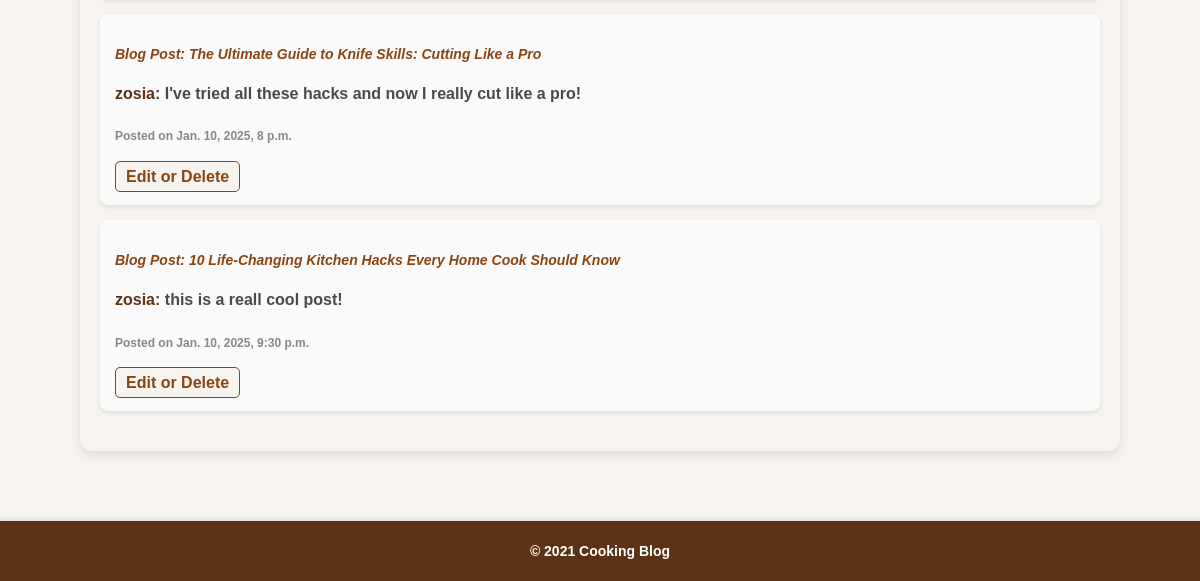
The page /my_account/ (signed in, lower part) on the database as committed earlier.
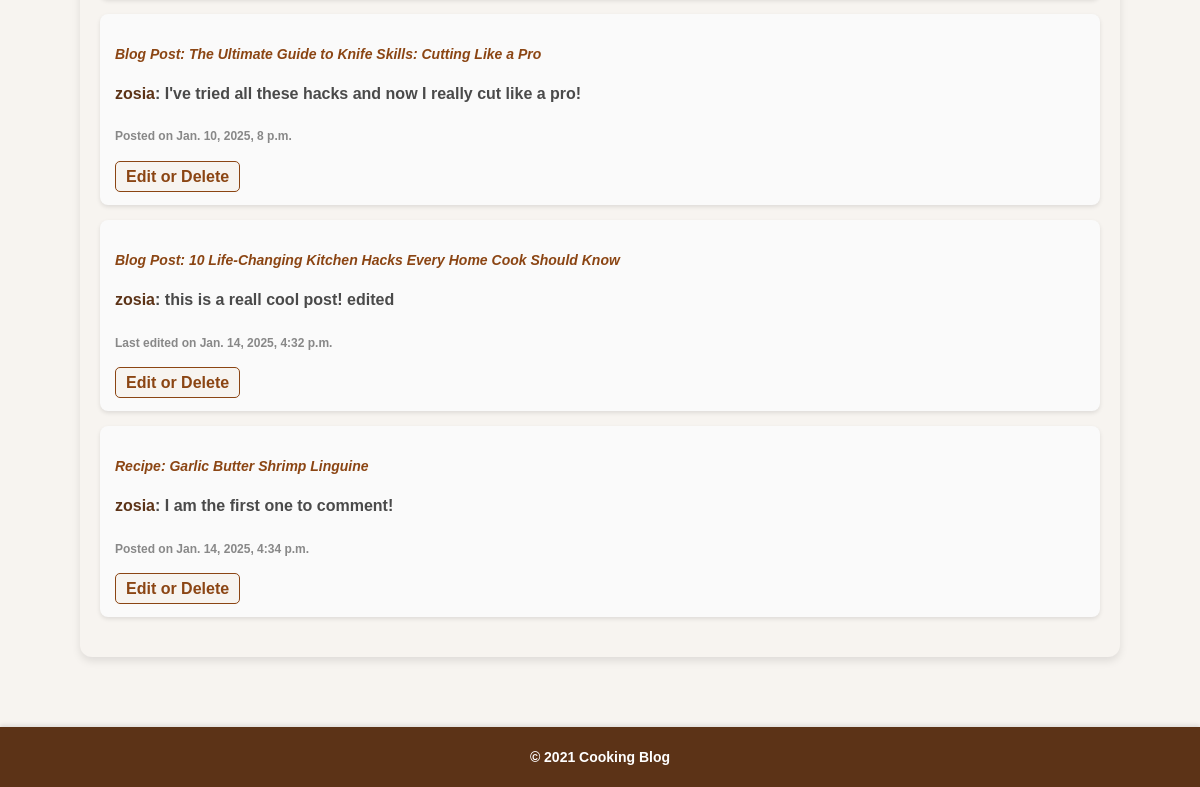
The same page on the database as committed later.
### blog/models.py (models this page shows, shortened)
class Comment(models.Model):
    recipe = models.ForeignKey(Recipe, on_delete=models.CASCADE, null=True, blank=True)
    blog_post = models.ForeignKey(BlogPost, related_name='comments', on_delete=models.CASCADE, null=True, blank=True)
    content = models.TextField()
    author = models.ForeignKey(User, on_delete=models.CASCADE)
    created_at = models.DateTimeField(auto_now_add=True)
    last_edited_at = models.DateTimeField(null=True, blank=True)

class BlogPost(models.Model):
    title = models.CharField(max_length=200)
    content = models.TextField()
    image = models.ImageField(upload_to='blog_images/', null=True, blank=True)
    author = models.ForeignKey(User, on_delete=models.CASCADE)
    created_at = models.DateTimeField(auto_now_add=True)
    saved_by = models.ManyToManyField(User, related_name='saved_posts', blank=True)
    likes = models.ManyToManyField(User, related_name='liked_posts', blank=True)
    def __str__(self):
        return self.title

class Recipe(models.Model):
    FOOD_NAME_CHOICES = [
        ('pasta', 'Pasta'),
        ('salad', 'Salad'),
        ('soup', 'Soup'),
        ('sandwich', 'Sandwich'),
        ('burger', 'Burger'),
        ('pizza', 'Pizza'),
        ('wrap', 'Wrap'),
        ('sauce', 'Sauce'),
        ('dessert', 'Dessert'),
        ('cake', 'Cake'),
        ('cookie', 'Cookie'),
        ('drink', 'Drink'),
        ('other', 'Other'),
    ]
    title = models.CharField(max_length=200)
    description = models.TextField()
    ingredients = models.ManyToManyField('Ingredient')
    instructions = models.ManyToManyField('Instruction', related_name='recipe_instructions', blank=True)
    author = models.ForeignKey(User, on_delete=models.CASCADE)
    created_at = models.DateTimeField(auto_now_add=True)
    saved_by = models.ManyToManyField(User, related_name='saved_recipes', blank=True)
    average_rating = models.FloatField(default=0)
    image = models.ImageField(upload_to='recipe_images/', null=True, blank=True)
    food_category = models.CharField(max_length=100, choices=FOOD_NAME_CHOICES, null=True, blank=True)
    def __str__(self):
        return self.title

### blog/views.py (the view)
# urls.py: path('my_account/', views.my_account, name='my_account'),
@login_required
def my_account(request):
    saved_recipes = request.user.saved_recipes.all()
    saved_posts = request.user.saved_posts.all()
    user_comments = Comment.objects.filter(author=request.user)
    return render(request, 'blog/my_account.html', {
        'saved_recipes': saved_recipes,
        'saved_posts': saved_posts,
        'user_comments': user_comments
    })

### blog/templates/blog/my_account.html (shortened to what this page needs)
{% extends "blog/base.html" %}
{% block content %}
<div class="account-container">
    {% include "blog/comment_section.html" with comments=user_comments my_account=True %}
</div>
{% endblock %}

### blog/templates/blog/comment_section.html (shortened to what this page needs)
<ul class="comment-list">
    {% for comment in comments %}
    <li class="comment-item">
        {% if my_account %}
            {% if comment.recipe %}
                <p class="comment-reference"><strong>Recipe:</strong> {{ comment.recipe }}</p>
            {% else %}
                <p class="comment-reference"><strong>Blog Post:</strong> {{ comment.blog_post }}</p>
            {% endif %}
        {% endif %}
        <p><strong class="comment-author">{{ comment.author.username }}</strong>: {{ comment.content }}</p>
        <p class="comment-time">
            <small>
                {% if comment.last_edited_at %}
                    Last edited on {{ comment.last_edited_at }}
                {% else %}
                    Posted on {{ comment.created_at }}
                {% endif %}
            </small>
        </p>
        {% if user.is_authenticated and user == comment.author %}
        <div class="comment-actions">
            <a href="{% url 'edit_comment' comment.pk %}?next={{ request.path }}" class="edit-link">Edit or Delete</a>
        </div>
        {% endif %}
    </li>
    {% empty %}
    <li class="no-comments">No comments found.</li>
    {% endfor %}
</ul>

Rows that differ between the two databases and show on the page:
changed Comment "10 Life-Changing Kitchen Hacks Every Home Cook Should Know": content "this is a reall cool post!" → "this is a reall cool post! edited"; last_edited_at (not shown) → "Jan. 14, 2025, 4:32 p.m."; created_at "Jan. 10, 2025, 9:30 p.m." → (not shown); last_edited_at "Posted on" → "Last edited on"
added Comment: recipe "Garlic Butter Shrimp Linguine", author.username "zosia", content "I am the first one to comment!", created_at "Jan. 14, 2025, 4:34 p.m."
